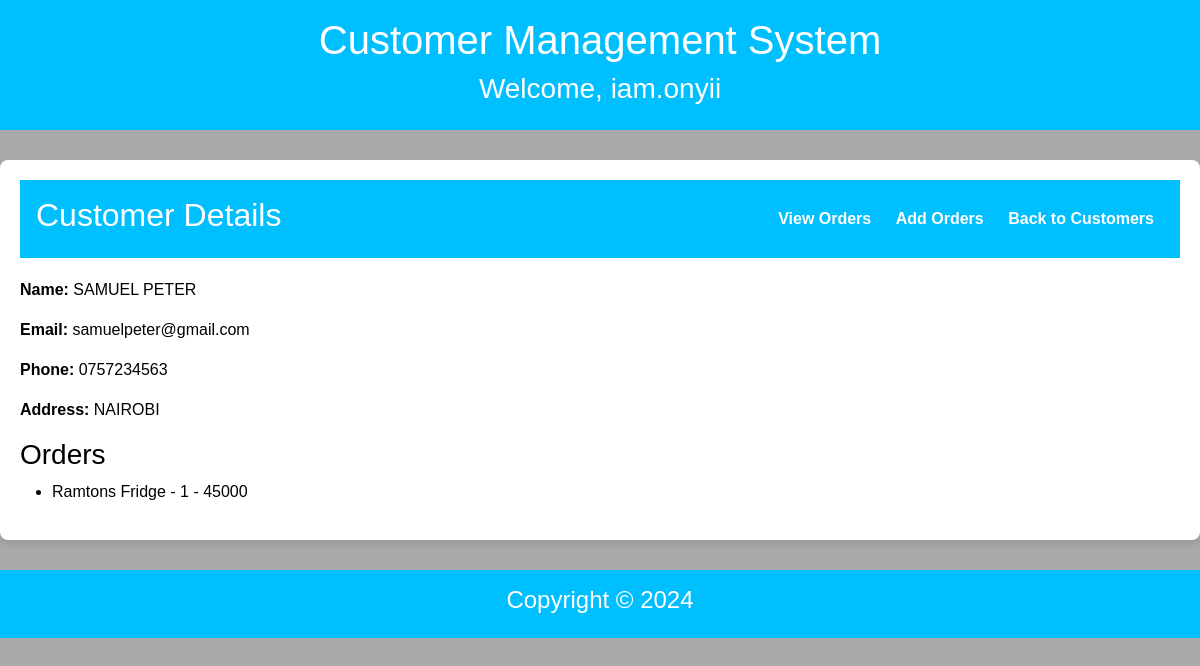
Page /customer/3/ (signed in) on the earlier database version.
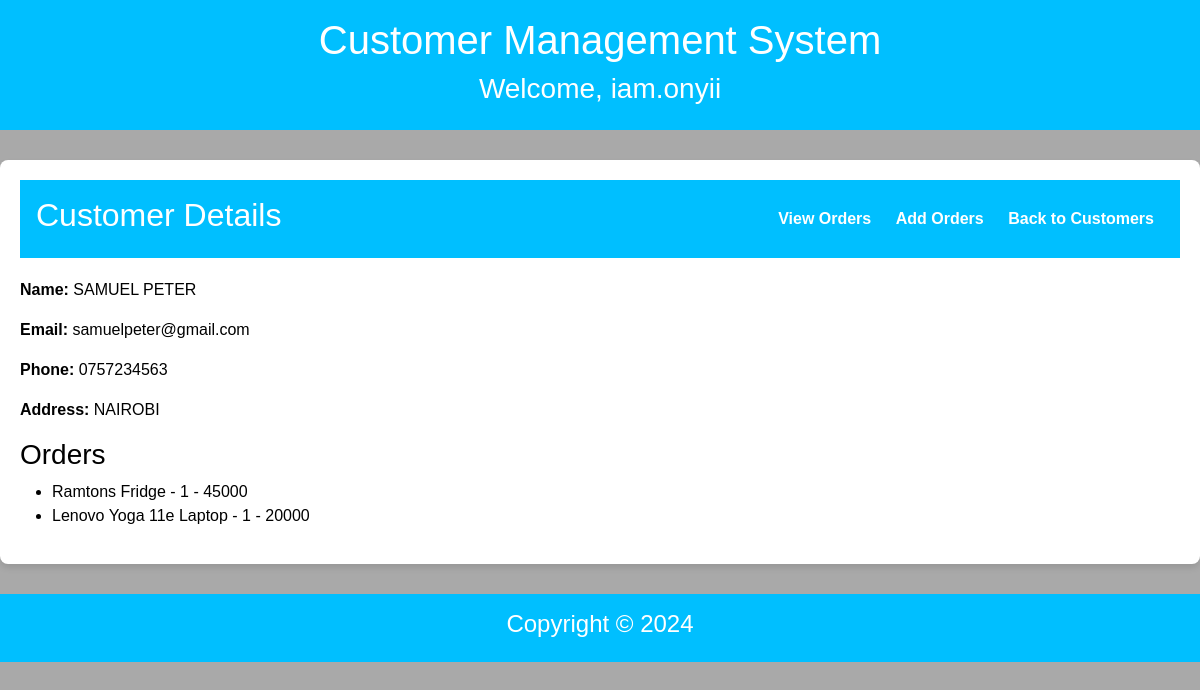
Same page on the later database version.
### customer/models.py (models this page shows, shortened)
class Order(models.Model):
    STATUS_CHOICES = [
        ('Pending', 'Pending'),
        ('Processing', 'Processing'),
        ('Completed', 'Completed'),
    ]
    customer = models.ForeignKey(Customer, on_delete=models.CASCADE, related_name='orders')
    product = models.CharField(max_length=100)
    quantity = models.PositiveIntegerField(default=1)
    price = models.PositiveIntegerField(default=1)
    order_date = models.DateTimeField(auto_now_add=True)
    order_status = models.CharField(max_length=20, choices=STATUS_CHOICES, default='Pending')

### customer/views.py (the view)
# urls.py: path('customer/<int:id>/',views.customer_detail,name='customer_detail'),
@login_required(login_url='login')
def customer_detail(request, id):
    customer = get_object_or_404(Customer, id=id)
    return render(request, 'customer/customer_detail.html', {'customer': customer})

### customer/templates/customer/customer_detail.html (shortened to what this page needs)
{% extends 'customer/base.html' %}
{% block content %}
<div class="dashboard-container">
    <header class="dashboard-header">
        <h2>Customer Details</h2>
        <nav>
            <a href="{% url 'order_list' customer.id %}">View Orders</a>
            <a href="{% url 'order_form' customer.id %}">Add Orders</a>
            <a href="{% url 'customer_list' %}">Back to Customers</a>
        </nav>
    </header>
    <p><strong>Name:</strong> {{ customer.name }}</p>
    <p><strong>Email:</strong> {{ customer.email }}</p>
    <p><strong>Phone:</strong> {{ customer.phone }}</p>
    <p><strong>Address:</strong> {{ customer.address }}</p>
    <h3>Orders</h3>
    <ul>
        {% for order in customer.orders.all %}
        <li>{{ order.product }} - {{ order.quantity }} - {{ order.price }}</li>
        {% endfor %}
    </ul>
    {% endblock %}

Differences in the rows shown:
added Order: product "Lenovo Yoga 11e Laptop", quantity "1", price "20000"
